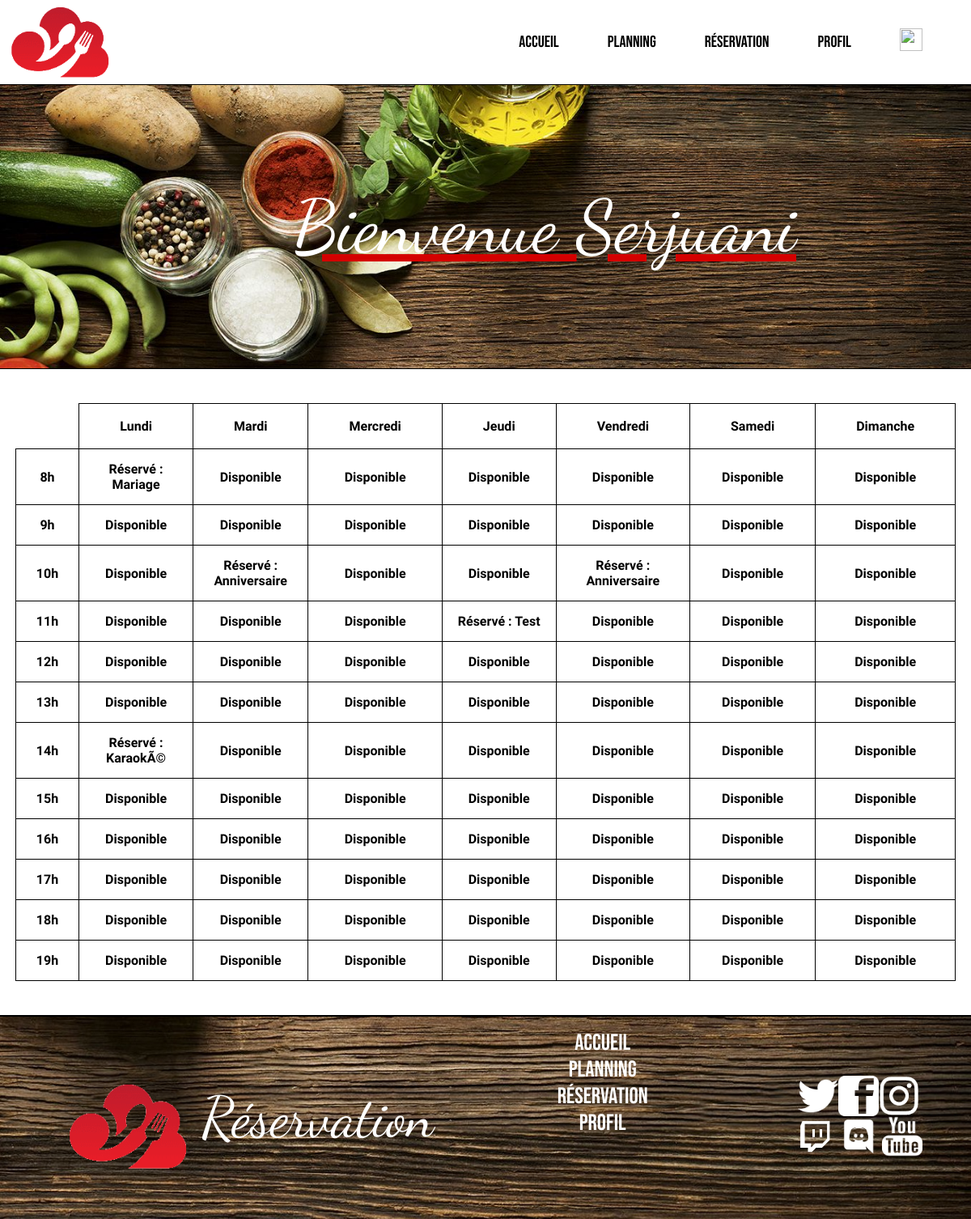
Screenshot of /planning.php (signed in) with the database file from the repository.
### tables this page shows
CREATE TABLE IF NOT EXISTS `reservations` (
  `id` int(11) NOT NULL AUTO_INCREMENT,
  `titre` varchar(255) NOT NULL,
  `description` text NOT NULL,
  `debut` datetime NOT NULL,
  `fin` datetime NOT NULL,
  `id_utilisateur` int(11) NOT NULL,
  PRIMARY KEY (`id`)
);

### planning.php (the view, shortened to what this page needs)
<?php
    $connexion = mysqli_connect("localhost", "root","","reservationsalles");
    $requetedate = "SELECT debut,titre,id FROM reservations";
    $querydate = mysqli_query($connexion, $requetedate);
    $resultatdate = mysqli_fetch_all($querydate);
    $tableaudatecount = count($resultatdate);
    $stopnope = false;
?>
<!DOCTYPE html>
<html>
    <head>
        <link rel="stylesheet" href="style.css">
    </head>
    <body>
        <?php include("header.php")?>
        <main>
            <section id="sectiontableplanning">
                <section id="sectiontableflex">
                <table>
                    <?php
                        $jourssemaine = array("Lundi", "Mardi", "Mercredi", "Jeudi", "Vendredi", "Samedi", "Dimanche");
                        $j = 0;
                        $h = 8;
                        $jourscases = 0;
                        echo "<tr>";
                        echo "<th></th>";
                        while($j < 7)
                        {
                            echo "<th id='thplanning'>".$jourssemaine[$j]."</th>";
                            $j++;
                        }
                        echo "</tr>";
                        while($h != 20)
                        {
                            echo "<tr>";
                            if($jourscases == 0)
                            {
                                echo "<td id='tdheure'><b>".$h."h</b></td>";
                                $jourscases++;
                            }
                            $r = 0;
                                            $jourscases = 1;
                                        while($jourscases < 8 && $jourscases != 0)
                                        {
                                            while($r < $tableaudatecount)
                                            {
                                            $stopitnow = true;
                                            $dateheure = date("G", strtotime($resultatdate[$r][0]));
                                            $datejour = date("N", strtotime($resultatdate[$r][0]));
                                            $titreres = $resultatdate[$r][1];
                                            $idres = $resultatdate[$r][2];
                                           if($datejour == $jourscases && $dateheure == $h)
                                            {
                                                echo "<td id='alreadyreserved'><a href='evenement.php?id=".$idres."'>Réservé : ".$titreres."</a></td>";
                                                $stopnope = true;
                                            }
                                            else {
                                                $stopitnow = false;
                                            }
                                            $r++;
                                            }
                                            if ($stopitnow == false  && $stopnope == false)
                                            {
                                                echo "<td id='tddispoplanning'><a href='reservation-form.php'>Disponible</a></td>";
                                            }
                                            $r = 0;
                                            $jourscases++;
                                            $stopitnow = false;
                                            $stopnope = false;
                                        }
                            echo "</tr>";
                            $jourscases = 0;
                            $h++;
                        }
                    ?>
                </table>
        </main>
        <?php include("footer.php")?>
    </body>
</html>

### style.css (style rules this page uses)
body { margin:0; }
table { display: flex; flex-direction: column; margin-top: 5%; margin-bottom: 5%; height: 100%; padding-top: 2%; padding-bottom: 2%; border-collapse: collapse; font-family: 'Barlow Semi Condensed', sans-serif; }
#thplanning { padding: 18px; padding-left: 50px; padding-right: 50px; border:1.5px black solid; }
td { margin-bottom: 5px; margin-top: 5px; text-align: center; border: 1.5px black solid; padding : 15px; }
#tdheure { padding-right: 25px; padding-left: 25px; }
td a { text-decoration: none; font-weight: bold; color: black; }
#sectiontableplanning { display: flex; width:100%; height: 100%; justify-content: center; align-items: center; }
#sectiontableflex { display: flex; flex-direction: column; justify-content: center; align-items: center; width: 50%; height: 100%; }

### rows the page displays
reservations: titre "Mariage"
reservations: titre "Anniversaire"
reservations: titre "Anniversaire"
reservations: titre "Test"
reservations: titre "KaraokÃ©"

### other values shown
$_SESSION['login'] "Serjuani"
$jourssemaine[$j] "Lundi"
$jourssemaine[$j] "Mardi"
$jourssemaine[$j] "Mercredi"
$jourssemaine[$j] "Jeudi"
$jourssemaine[$j] "Vendredi"
$jourssemaine[$j] "Samedi"
$jourssemaine[$j] "Dimanche"
